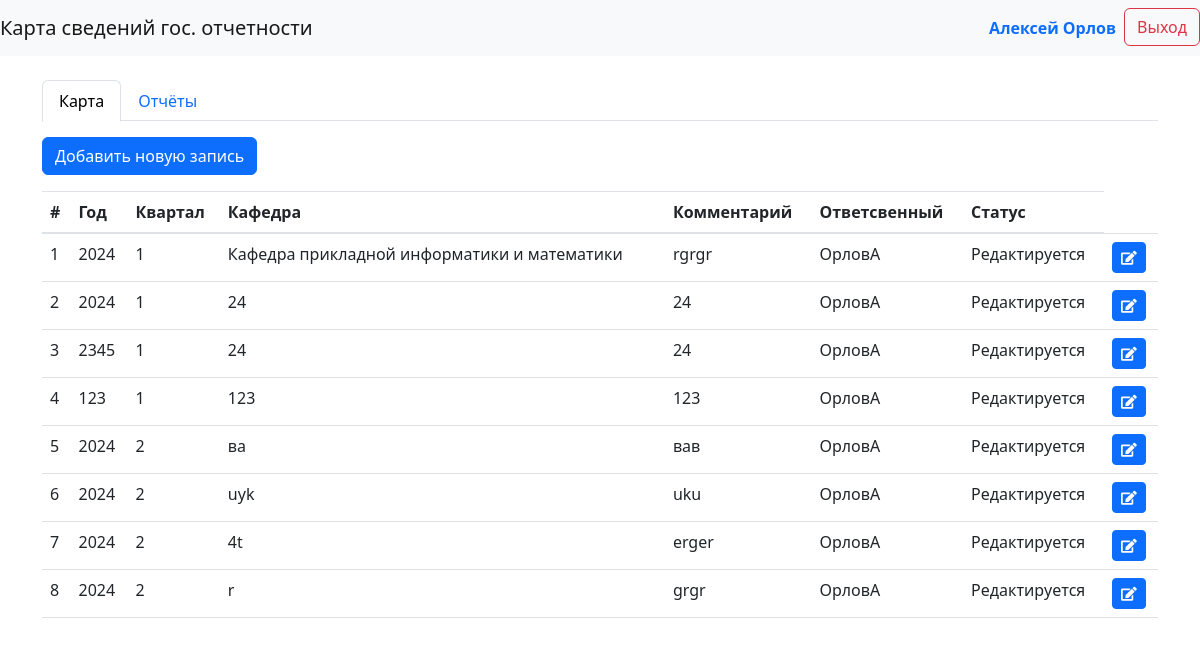
The app's page /home/ (signed in) with its own data.
### gos_map/models.py (models this page shows, shortened)
class UserManager(models.Model):
    login=models.CharField(max_length=100,verbose_name="Логин")
    password = models.CharField(max_length=100,verbose_name='Пароль')
    full_name = models.CharField(max_length=100,verbose_name="ФИО",blank = True)
    position = models.CharField(max_length=100,verbose_name="Должность",blank = True)
    faculty = models.CharField(max_length=100,verbose_name="Факультет",blank = True)
    department = models.CharField(max_length=100,verbose_name="Кафедра",blank = True)
    last_login = models.DateTimeField(auto_now=True)
    def get_user_id(id):
        try:
            return UserManager.objects.get(pk=id)
        except:
            return False
    def __str__(self):
            return self.login

class Map(models.Model):
    year = models.IntegerField(verbose_name="Год")
    quarter = models.CharField(max_length=1,choices=[("1","1"),("2","2"),("3","3"),("4","4")],verbose_name="Квартал")
    department = models.CharField(max_length=100,verbose_name="Кафедра")
    comment = models.TextField(verbose_name="Комментарий")
    responsible = models.ForeignKey(UserManager,on_delete=models.SET_NULL,verbose_name="Ответсвенный",null=True)
    status = models.CharField(max_length=20,choices=[("E","Редактируется"),("с","Завершено")],default="Редактируется",verbose_name="Статус")

### gos_map/views.py (the view, shortened to what this page needs)
# urls.py: path('home/', HomeView.as_view(), name='home'),
class HomeView(View):
    template_name = 'home.html'
    def get(self, request):
        user_full_name = request.session.get('user_full_name')
        user_id = request.session.get('user_id')
        context = {
            'user_full_name': user_full_name,
            'user_id':UserManager.get_user_id(request.session.get("user_id")),
            'user_posistion':UserManager.get_user_id(request.session.get("user_id")).position,
            'maps': Map.objects.all (),
            'mapform':MapForms(),
            'type_publications':TypePublications.objects.all()
        }
        return render(request, self.template_name, context)

### gos_map/templates/home.html (shortened to what this page needs)
{% extends "base.html" %}
{% block content %}
    <div class="container mt-4">
        <ul class="nav nav-tabs" id="myTab" role="tablist">
            <li class="nav-item" role="presentation">
                <button class="nav-link active" id="records-tab" data-bs-toggle="tab" data-bs-target="#records" type="button" role="tab" aria-controls="records" aria-selected="true">Карта</button>
            </li>
            <li class="nav-item" role="presentation">
                <button class="nav-link" id="another-records-tab" data-bs-toggle="tab" data-bs-target="#otchet" type="button" role="tab" aria-controls="another-records" aria-selected="false">Отчёты</button>
            </li>
        </ul>
        <div class="tab-content">
            <div class="tab-pane fade show active" id="records" role="tabpanel" aria-labelledby="records-tab">
                <button type="button" class="btn btn-primary mt-3" data-bs-toggle="modal" data-bs-target="#addMapModal">
                    Добавить новую запись
                </button>
                <table id="mapTable" class="table mt-3">
                    <thead>
                        <tr>
                            <th>#</th>
                            <th>Год</th>
                            <th>Квартал</th>
                            <th>Кафедра</th>
                            <th>Комментарий</th>
                            <th>Ответсвенный</th>
                            <th>Статус</th>
                        </tr>
                    </thead>
                    <tbody>
                        {% for map in maps %}
                        {% if user_position == 'Научный отдел' %}
                            <tr>
                                <td>{{ map.id }}</td>
                                <td>{{ map.year }}</td>
                                <td>{{ map.quarter }}</td>
                                <td>{{ map.department }}</td>
                                <td>{{ map.comment }}</td>
                                <td>{{ map.responsible }}</td>
                                <td>{{ map.get_status_display}}</td>
                                <td> <a href="{% url 'map_details' map.id %}" class="btn btn-primary btn-sm"><i class="fas fa-edit"></i></a></td>
                            </tr>
                        {%  elif  map.responsible == user_id %}
                            <tr>
                                <td>{{ map.id }}</td>
                                <td>{{ map.year }}</td>
                                <td>{{ map.quarter }}</td>
                                <td>{{ map.department }}</td>
                                <td>{{ map.comment }}</td>
                                <td>{{ map.responsible }}</td>
                                <td>{{ map.get_status_display}}</td>
                                <td> <a href="{% url 'map_details' map.id %}" class="btn btn-primary btn-sm"><i class="fas fa-edit"></i></a></td>
                            </tr>
                        {% endif %}
                        {% endfor %}
                    </tbody>
                </table>
            </div>
        </div>
    </div>
    {% endblock  %}

### gos_map/templates/base.html (shortened to what this page needs)
<!DOCTYPE html>
{% load static %}
<html lang="en">
<head>
    <link href="https://maxcdn.bootstrapcdn.com/bootstrap/4.5.2/css/bootstrap.min.css" rel="stylesheet">
    <link rel="stylesheet" href="https://stackpath.bootstrapcdn.com/bootstrap/4.5.2/css/bootstrap.min.css">
    <link rel="stylesheet" href="https://cdnjs.cloudflare.com/ajax/libs/font-awesome/5.15.4/css/all.min.css">
    <link href="https://cdn.jsdelivr.net/npm/bootstrap@5.3.0-alpha1/dist/css/bootstrap.min.css" rel="stylesheet">
    <link href="https://cdnjs.cloudflare.com/ajax/libs/select2/4.0.13/css/select2.min.css" rel="stylesheet" />
    <link href="{% static 'css/style.css' %}" rel="stylesheet"/>
</head>
<body>
    <nav class="navbar navbar-expand-lg navbar-light bg-light">
        <a class="navbar-brand" href="#">Карта сведений гос. отчетности</a>
        <div class="collapse navbar-collapse justify-content-end">
            <ul class="navbar-nav">
                {% if user_full_name %}
                    <li class="nav-item">
                        <span class="navbar-text font-weight-bold text-primary">
                             {{ user_full_name }}
                        </span>
                    </li>
                    <li class="nav-item">
                        <form method="post" style="display:inline;">
                            <button type="submit" name="logout" class="btn btn-outline-danger ml-2" value=True>Выход</button>
                        </form>
                    </li>
                {% else %}
                    <li class="nav-item">
                        <a class="nav-link" href="{% url 'login' %}">Вход</a>
                    </li>
                {% endif %}
            </ul>
        </div>
    </nav>
    {% block content%}
    {% endblock %}
</body>
</html>

### media/css/style.css (style rules this page uses)
#mapTable td { word-wrap: break-word; }

### records on screen
UserManager: full_name "Алексей Орлов"
Map: id "1", year "2024", quarter "1", department "Кафедра прикладной информатики и математики", comment "rgrgr", responsible "ОрловА", status "Редактируется"
Map: id "2", year "2024", quarter "1", department "24", comment "24", responsible "ОрловА", status "Редактируется"
Map: id "3", year "2345", quarter "1", department "24", comment "24", responsible "ОрловА", status "Редактируется"
Map: id "4", year "123", quarter "1", department "123", comment "123", responsible "ОрловА", status "Редактируется"
Map: id "5", year "2024", quarter "2", department "ва", comment "вав", responsible "ОрловА", status "Редактируется"
Map: id "6", year "2024", quarter "2", department "uyk", comment "uku", responsible "ОрловА", status "Редактируется"
Map: id "7", year "2024", quarter "2", department "4t", comment "erger", responsible "ОрловА", status "Редактируется"
Map: id "8", year "2024", quarter "2", department "r", comment "grgr", responsible "ОрловА", status "Редактируется"
